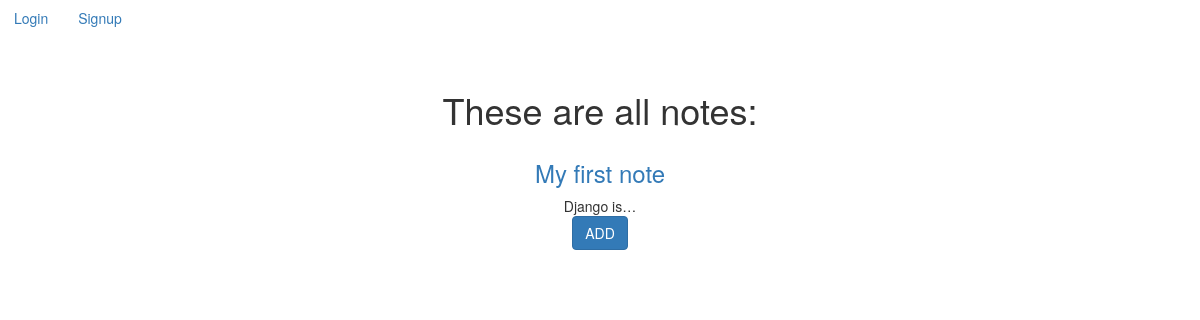
The page /notes/notes/ on the database as committed earlier.
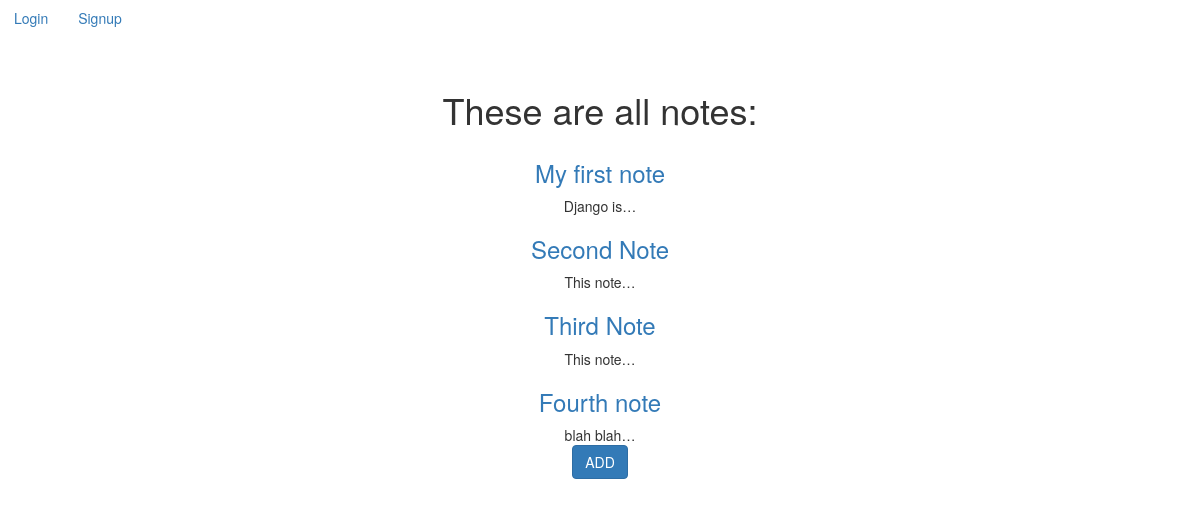
The same page on the database as committed later.
### notes/models.py (models this page shows)
class Note(models.Model):
    title = models.CharField(max_length=200)
    text = models.TextField()
    created = models.DateTimeField(auto_now_add=True)
    user =  models.ForeignKey(User, on_delete=models.CASCADE, related_name='notes')

### notes/views.py (the view)
# urls.py: path('notes/', views.list),
def list(request):
    all_notes = Note.objects.all()
    return render(request, 'notes.html', {'notes': all_notes})

### notes/templates/notes.html (shortened to what this page needs)
{% extends "base.html" %}
{% block content %}
<h1 class="my-5"> These are all notes:</h1>
<div class="row row-cols3 g-2">
    {% for note in notes%}
    <div class="col">
        <div class="border border-primary">
            <a href="{% url 'notes.details' pk=note.id %}"><h3 class="text-dark text-decoration-none">{{note.title}}</h3></a>
            {{note.text | truncatechars:10}}
        </div>
    </div>
    {% endfor %}
</div>
<a href="{% url 'notes.new' %}" class="btn btn-primary">ADD</a>
{% endblock %}

### static/templates/base.html (shortened to what this page needs)
{% load static %}
<html>
    <head>
        <link rel="stylesheet" href="https://cdn.jsdelivr.net/npm/bootstrap@3.3.7/dist/css/bootstrap.min.css">
    </head>
    <body>
        <nav class="navbar navbar-dark bg-dark">
            <div class="ms-auto">
                {% if user.is_authenticated %}
                <a href="{% url 'notes.list' %}" class="btn btn-outline-light me-1">Home</a>
                <a href="{% url 'logout' %}" class="btn btn-outline-light me-1">Logout</a>
                {% else %}
                <a href="{% url 'login' %}" class="btn btn-outline-light me-1">Login</a>
                <a href="{% url 'signup' %}" class="btn btn-outline-light me-1">Signup</a>
                {% endif %}
            </div>
        </nav>
        <div class="my-5 text-center container">
        {% block content %}
        {% endblock %}
    </div>
    </body>
</html>

Rows that differ between the two databases and show on the page:
added Note: title "Second Note", text "This note…"
added Note: title "Third Note", text "This note…"
added Note: title "Fourth note", text "blah blah…"
